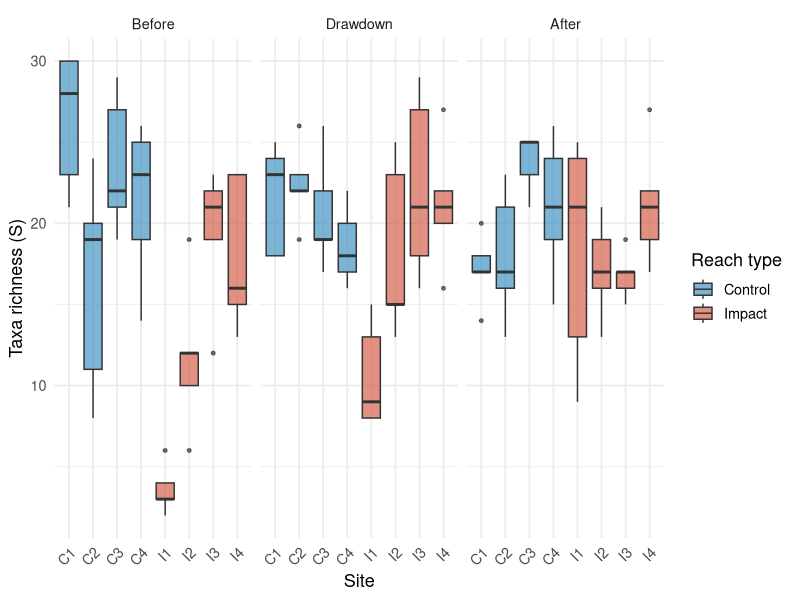
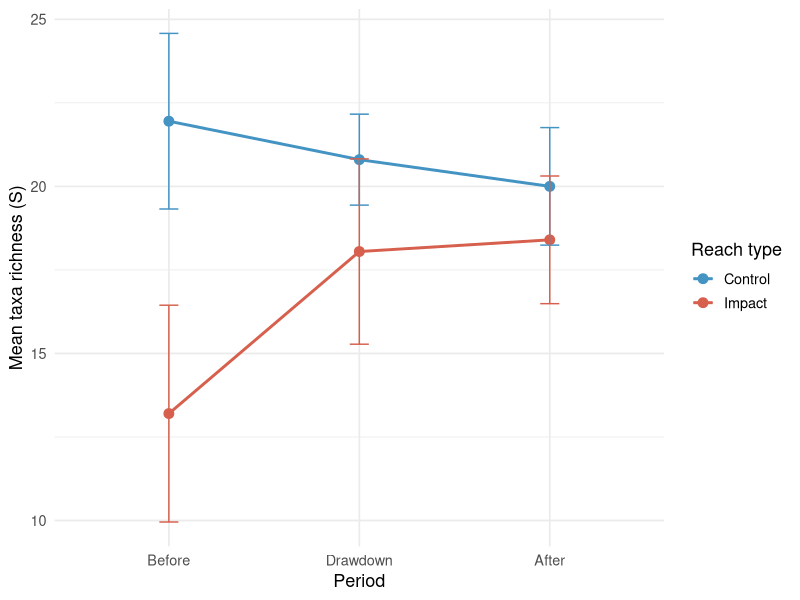

The R script that drew these images, in order: (Note: this script raises an error after producing the figures.)
## ---- chunk 1
#| label: setup
#| message: false
#| warning: false

library(tidyverse)
library(readxl)
library(lme4)
library(broom.mixed)
library(knitr)
## ---- chunk 2
#| label: load-data

# read the invertebrates sheet from the Dryad dataset
invert_raw <- read_excel("Atristainetal_JAE_Data.xlsx",
                         sheet = "Invertebrates")

# the sheet has two columns named "Site" — rename for clarity
# col 1 = site name (e.g., "Enobieta Up"), col 5 = site code (e.g., "C1")
colnames(invert_raw)[1] <- "site_name"
colnames(invert_raw)[5] <- "site_code"
## ---- chunk 3
#| label: wrangle

invert <- invert_raw |>
  # select only the columns we need for the BACI analysis
  select(site_name, Replicate, Period, Reach, site_code, S, `H´`, TD, IASPT) |>
  rename(
    richness = S,
    shannon = `H´`,
    density = TD
  ) |>
  # create a binary reach type variable: control (C) vs impact (I)
  # this collapses I1-I4 into one "impact" group for the DiD
  mutate(
    reach_type = case_when(
      Reach == "C" ~ "C",
      Reach == "R" ~ "R",
      TRUE ~ "I"
    ),
    # set factor levels so "before" and "control" are the reference
    period = factor(Period, levels = c("B", "D", "A"),
                    labels = c("Before", "Drawdown", "After")),
    reach_type = factor(reach_type, levels = c("C", "I", "R"))
  )

glimpse(invert)
## ---- chunk 4
#| label: filter-baci

# filter to just control and impact sites for the BACI analysis
invert_baci <- invert |>
  filter(reach_type %in% c("C", "I"))
## ---- chunk 5
#| label: fig-richness
#| fig-cap: "Taxa richness across periods and reach types. Before drawdown, impact sites had notably lower richness than controls — especially I1 (closest to the dam). After drawdown, impact sites recovered to match controls."
#| fig-width: 9
#| fig-height: 5

invert_baci |>
  ggplot(aes(x = site_code, y = richness, fill = reach_type)) +
  geom_boxplot(alpha = 0.7, outlier.size = 1) +
  facet_wrap(~period, ncol = 3) +
  scale_fill_manual(
    values = c("C" = "#4393C3", "I" = "#D6604D"),
    labels = c("Control", "Impact")
  ) +
  labs(
    x = "Site",
    y = "Taxa richness (S)",
    fill = "Reach type"
  ) +
  theme_minimal(base_size = 13) +
  theme(axis.text.x = element_text(angle = 45, hjust = 1))
## ---- chunk 6
#| label: did-table

did_means <- invert_baci |>
  group_by(period, reach_type) |>
  summarise(
    mean_richness = mean(richness),
    se = sd(richness) / sqrt(n()),
    .groups = "drop"
  )

did_means |>
  kable(digits = 1, col.names = c("Period", "Reach", "Mean S", "SE"))
## ---- chunk 7
#| label: fig-did
#| fig-cap: "Mean taxa richness by period and reach type — the classic DiD visualization. The gap between control and impact narrows over time, indicating recovery."
#| fig-width: 7
#| fig-height: 4.5

did_means |>
  ggplot(aes(x = period, y = mean_richness,
             color = reach_type, group = reach_type)) +
  geom_point(size = 3) +
  geom_line(linewidth = 1) +
  geom_errorbar(aes(ymin = mean_richness - 1.96 * se,
                    ymax = mean_richness + 1.96 * se),
                width = 0.1) +
  scale_color_manual(
    values = c("C" = "#4393C3", "I" = "#D6604D"),
    labels = c("Control", "Impact")
  ) +
  labs(
    x = "Period",
    y = "Mean taxa richness (S)",
    color = "Reach type"
  ) +
  theme_minimal(base_size = 13)
## ---- chunk 8
#| label: fit-model

# fit the mBACI linear mixed-effects model
# this is the exact specification from the paper (Section 2.5)
mod_richness <- lmer(richness ~ period * reach_type + (1 | site_code),
                     data = invert_baci,
                     REML = TRUE)

summary(mod_richness)
## ---- chunk 9
#| label: tidy-model

tidy(mod_richness, effects = "fixed", conf.int = TRUE) |>
  kable(digits = 3,
        col.names = c("Term", "Estimate", "SE", "Statistic",
                       "df", "p-value", "CI Lower", "CI Upper"))
## ---- chunk 10
#| label: anova

# test the overall period x reach_type interaction
# this corresponds to the BDA:CI test in the paper
anova(mod_richness)
## ---- chunk 11
#| label: effect-sizes

effect_sizes <- invert_baci |>
  group_by(period, site_code, reach_type) |>
  summarise(mean_richness = mean(richness), .groups = "drop") |>
  # get the control mean for each period
  group_by(period) |>
  mutate(control_mean = mean(mean_richness[reach_type == "C"])) |>
  ungroup() |>
  # compute ln-ratio for impact sites only
  filter(reach_type == "I") |>
  mutate(effect_size = log(mean_richness / control_mean))

effect_sizes |>
  select(period, site_code, mean_richness, control_mean, effect_size) |>
  kable(digits = 2,
        col.names = c("Period", "Site", "Mean S", "Control Mean", "Ln-ratio"))
